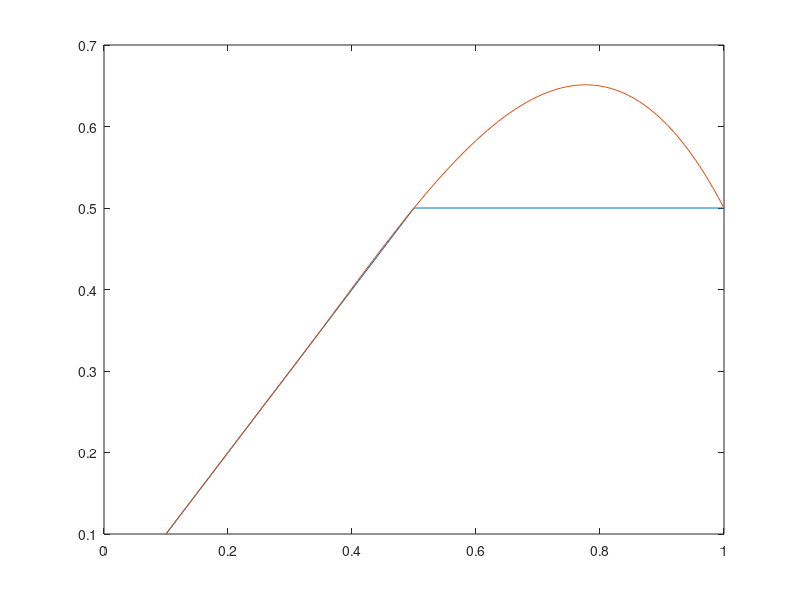

Reproduce this figure in MATLAB. (Note: this script raises an error after producing the figure.)
N = 10;
n = 1:N;
x = 1./n;
f = 1./n;

f(1) = 0.5;

plot(x, f), shg



% p = polyfit(x, f, N-1);
% polyval(p, 0.5)

spline(x, f, .5)

xx = linspace(min(x), max(x));
hold on
plot(xx, spline(x, f, xx))
hold off

%%
clc
t = linspace(0,2*pi, 10001);
c = exp(1i*t);
f = 1./mygamma(c);
plot(f), shg


%%
clc
f = @(x) 1./gamma(x);
f = chebfun(f, [0, 2*pi]);
G = @(x) norm(chebfun(@(y) polyval(polyfit([1 2 3 4 5 x], f([1 2 3 4 5 x]), 1), y), [0 , 2*pi]) - f, inf)

fminbnd(G, 0, 2*pi)

x = .1;
g = chebfun(@(y) polyval(polyfit([1 2 3 4 5 x], f([1 2 3 4 5 x]), 1), y), [0 , 2*pi]);
plot(g);
hold on
plot(f)
hold off

norm(f-g, inf)






%%

t = linspace(0, 2*pi, 1001);
c = exp(1i*t);
f = @(x) 1./mygamma(x);
g = @(a) polyval(a, c);
opts = optimset('tolx', 1e-16, 'tolfun', 1e-16, 'MaxFunEvals', 1000);

% k = 1;
% mm = 100:10:400;
% n = [];
% for m = mm
%     m
%     a = fminsearch(@(a) norm(g(a) - f(c), m), [1 1 1 1], opts);
%     n(k) = norm(g(a) - f(c), inf);
%     k = k + 1;
% end
% 
% nn = n;

%

clc
m = 400;
a = fminsearch(@(a) norm(g(a) - f(c), m), [1 1 1 1], opts);
norm(g(a) - f(c), inf)
a = fminsearch(@(a) norm(g(a) - f(c), inf).^2, a, opts)
norm(g(a) - f(c), inf)






















































